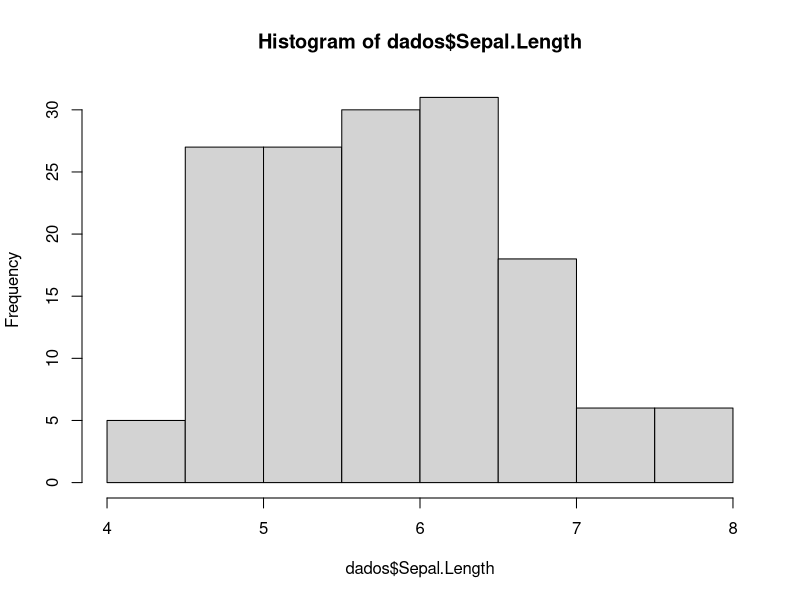
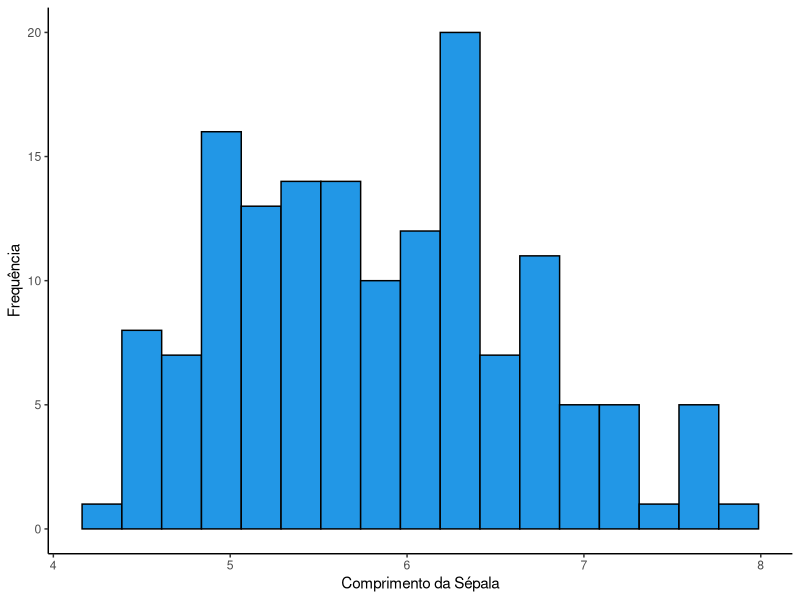
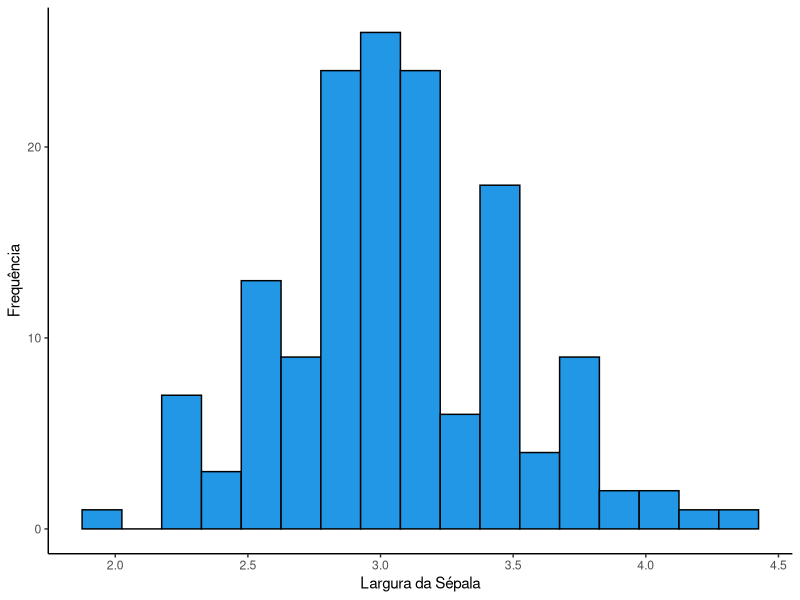
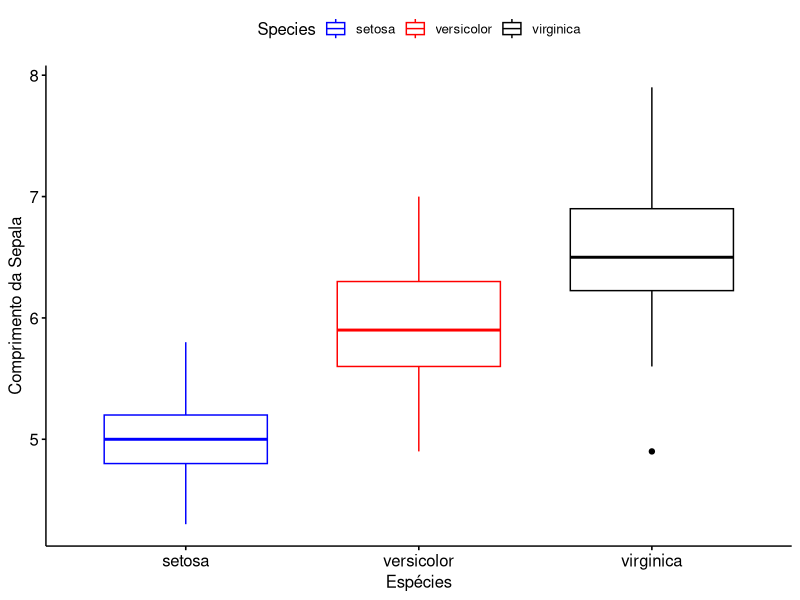
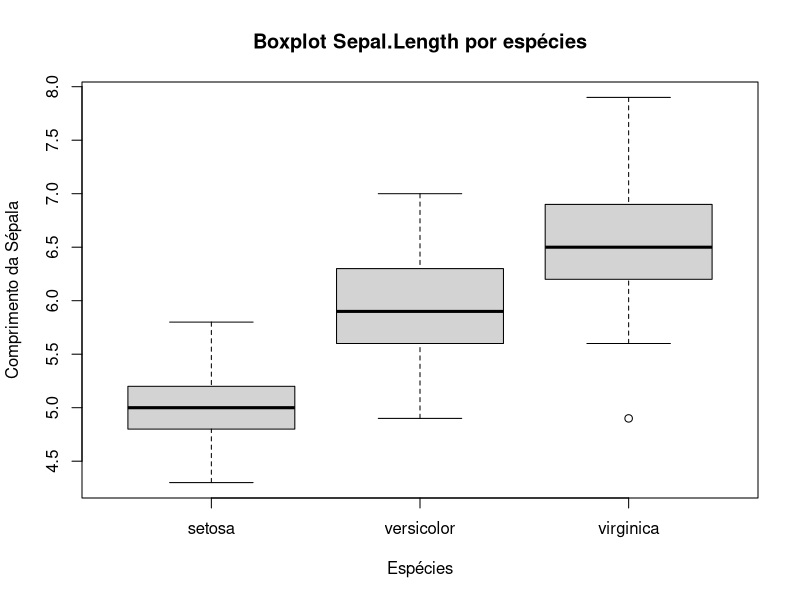

R code for these plots, in order:

75*20/100

?iris


dados = iris

head(dados) # leitura dos dados


str(dados) # estrutura das variáveis do nosso banco

View(dados)


unique(dados$Species) # os 3 tipos de espécies 


range(dados$Sepal.Length) #o menor valor e o máximo do comprimento da sepala


range(dados$Petal.Length) #o o menor valor e o máximo do comprimento da pétala


##### medidas de tendencia central ####

#média

mean(dados$Sepal.Length)  # 5.84

#mediana

median(dados$Sepal.Length) #5.8


### primeiro e terceiro quartil 



quantile(dados$Sepal.Length)

### descritiva geral dos dados 

summary(dados)


## estratificando essa descritiva por grupo

by(dados, dados$Species, summary) #resumo de cada passo a passo anterior


###### gráficos ######

## instalação dos pacotes

if(!require("ggplot2")){install.packages("ggplot2")};library(ggplot2)


hist(dados$Sepal.Length)

ggplot(dados,aes(x=Sepal.Length))+
  geom_histogram(bins=17, fill=4, col="black")+
  labs(x="Comprimento da Sépala", y="Frequência")+
  theme_classic()




ggplot(dados,aes(x=Sepal.Width))+
  geom_histogram(bins=17, fill=4, col="black")+
  labs(x="Largura da Sépala", y="Frequência")+
  theme_classic()


#### carregando o pacote  ggpubr

#install.packages("ggpubr")

library(ggpubr)


ggboxplot(dados, x = "Species", y = "Sepal.Length",
          color = "Species",
          palette = c("blue", "red", "black"), xlab = "Espécies", 
          ylab = "Comprimento da Sepala")


df = dados

boxplot(df$Sepal.Length ~ df$Species, main = "Boxplot Sepal.Length por espécies", xlab = "Espécies", ylab = "Comprimento da Sépala")
